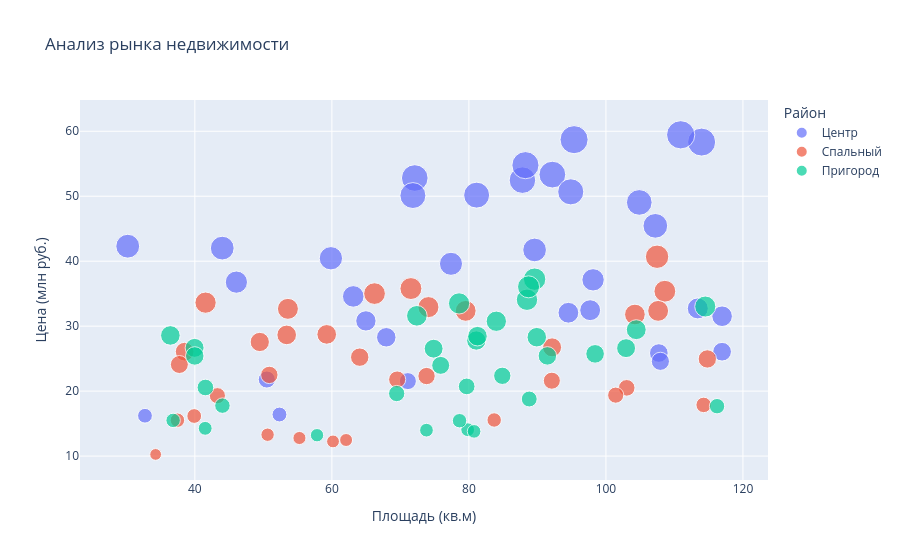

Here is the notebook cell this chart was saved with:
### Markdown cell above
<div class="alert alert-info">

Математика под капотом — это прекрасно. Идеально настроенный кластер баз данных — это гордость инженера. Но давайте смотреть правде в глаза: бизнес (и преподаватели на защите) любят глазами. Если вы покажете заказчику консоль с логами — он уснет. Если покажете красивый интерактивный дашборд — он отдаст вам свои деньги.<br><br>
В проекте <b>DataPulse</b> фронтендом выступает Streamlit. Забудьте про дефолтные синие графики из <code>matplotlib</code> 2010-х годов. Мы живем в эпоху интерактивности, где графики можно зумить, фильтровать и крутить. Разберем арсенал для визуализации.
</div>

## 📊 Категория 5: Визуализация данных и Дашборды

### 5.1 Интерактивные графики

#### 👑 Флагман: `plotly` (Plotly Express)
* **Для чего нужен:** Создавать графики, которые не стыдно вставить на сайт или в дашборд. 
* **Что делает:** Генерирует интерактивные HTML/JS графики прямо из Python. Вы можете наводить курсор на точки, отключать линии и приближать нужные зоны. Модуль `plotly.express` (px) позволяет строить шедевры одной строчкой кода.

### Code cell
!pip install plotly 
import plotly.express as px
import pandas as pd
import numpy as np

# Имитируем данные по квартирам для DataPulse (RealtyScope)
df = pd.DataFrame({
    "area_sqm": np.random.uniform(30, 120, 100),
    "price_mln": np.random.uniform(5, 30, 100),
    "district": np.random.choice(["Центр", "Спальный", "Пригород"], 100)
})
# Добавим немного логики: чем больше площадь и ближе к центру, тем дороже
df["price_mln"] += df["area_sqm"] * 0.1 
df.loc[df["district"] == "Центр", "price_mln"] *= 1.5

# Строим интерактивный Scatter Plot (диаграмма рассеяния) одной строкой!
fig = px.scatter(
    df, 
    x="area_sqm", 
    y="price_mln", 
    color="district", 
    size="price_mln", # Размер точки зависит от цены
    hover_data=["area_sqm"], # Что показывать при наведении курсора
    title="Анализ рынка недвижимости",
    labels={"area_sqm": "Площадь (кв.м)", "price_mln": "Цена (млн руб.)", "district": "Район"}
)

# В Jupyter Notebook график отобразится прямо здесь
fig.show()

### Figure 1 — Plotly figure (JSON) as saved in the notebook; plotly's stock layout.template omitted (floating-point values rounded to 4 significant figures)
{"data": [{"hovertemplate": "Район=Центр<br>Площадь (кв.м)=%{x}<br>Цена (млн руб.)=%{marker.size}<extra></extra>", "legendgroup": "Центр", "marker": {"color": "#636efa", "size": [21.79, 52.8, 28.29, 50.17, 16.4, 25.86, 52.48, 32.73, 30.81, 50.11, 16.21, 58.71, 53.33, 21.54, 42.01, 37.13, 32.46, 26.06, 41.73, 31.53, 49.05, 42.31, 54.78, 58.34, 24.59, 59.45, 36.78, 34.58, 32.06, 45.44, 40.45, 50.68, 39.6], "sizemode": "area", "sizeref": 0.1486, "symbol": "circle"}, "mode": "markers", "name": "Центр", "orientation": "v", "showlegend": true, "type": "scatter", "x": [50.5, 72.1, 67.94, 81.13, 52.35, 107.7, 87.81, 113.4, 64.97, 71.83, 32.72, 95.35, 92.18, 71.09, 44.0, 98.12, 97.7, 117.0, 89.59, 117.0, 104.9, 30.2, 88.25, 114.0, 107.9, 110.9, 46.06, 63.12, 94.52, 107.2, 59.86, 94.87, 77.38], "xaxis": "x", "y": [21.79, 52.8, 28.29, 50.17, 16.4, 25.86, 52.48, 32.73, 30.81, 50.11, 16.21, 58.71, 53.33, 21.54, 42.01, 37.13, 32.46, 26.06, 41.73, 31.53, 49.05, 42.31, 54.78, 58.34, 24.59, 59.45, 36.78, 34.58, 32.06, 45.44, 40.45, 50.68, 39.6], "yaxis": "y"}, {"hovertemplate": "Район=Спальный<br>Площадь (кв.м)=%{x}<br>Цена (млн руб.)=%{marker.size}<extra></extra>", "legendgroup": "Спальный", "marker": {"color": "#EF553B", "size": [20.5, 32.36, 12.26, 12.78, 25.23, 19.38, 26.08, 35.38, 32.67, 26.74, 35.79, 13.29, 21.79, 27.57, 40.68, 15.55, 28.65, 15.52, 24.1, 19.3, 33.62, 21.61, 28.73, 32.93, 31.8, 35.01, 22.5, 10.25, 22.32, 32.35, 24.96, 12.48, 16.17, 17.88], "sizemode": "area", "sizeref": 0.1486, "symbol": "circle"}, "mode": "markers", "name": "Спальный", "orientation": "v", "showlegend": true, "type": "scatter", "x": [103.0, 79.53, 60.17, 55.26, 64.07, 101.4, 38.51, 108.6, 53.58, 92.14, 71.54, 50.62, 69.53, 49.48, 107.5, 83.69, 53.4, 37.46, 37.74, 43.29, 41.56, 92.1, 59.24, 74.09, 104.2, 66.23, 50.87, 34.28, 73.82, 107.6, 114.8, 62.08, 39.91, 114.3], "xaxis": "x", "y": [20.5, 32.36, 12.26, 12.78, 25.23, 19.38, 26.08, 35.38, 32.67, 26.74, 35.79, 13.29, 21.79, 27.57, 40.68, 15.55, 28.65, 15.52, 24.1, 19.3, 33.62, 21.61, 28.73, 32.93, 31.8, 35.01, 22.5, 10.25, 22.32, 32.35, 24.96, 12.48, 16.17, 17.88], "yaxis": "y"}, {"hovertemplate": "Район=Пригород<br>Площадь (кв.м)=%{x}<br>Цена (млн руб.)=%{marker.size}<extra></extra>", "legendgroup": "Пригород", "marker": {"color": "#00cc96", "size": [28.3, 25.43, 14.06, 13.21, 26.66, 37.24, 27.79, 31.59, 22.36, 28.57, 29.46, 34.07, 26.61, 33.02, 26.53, 33.5, 14.27, 15.49, 25.42, 17.77, 23.96, 17.68, 25.74, 20.56, 18.78, 15.45, 36.05, 30.76, 20.73, 13.8, 28.46, 19.63, 13.99], "sizemode": "area", "sizeref": 0.1486, "symbol": "circle"}, "mode": "markers", "name": "Пригород", "orientation": "v", "showlegend": true, "type": "scatter", "x": [89.91, 91.45, 79.82, 57.83, 39.96, 89.59, 81.08, 72.4, 84.87, 36.43, 104.4, 88.48, 102.9, 114.5, 74.85, 78.56, 41.51, 36.83, 39.99, 44.02, 75.88, 116.2, 98.42, 41.54, 88.81, 78.63, 88.71, 84.0, 79.68, 80.76, 81.25, 69.46, 73.81], "xaxis": "x", "y": [28.3, 25.43, 14.06, 13.21, 26.66, 37.24, 27.79, 31.59, 22.36, 28.57, 29.46, 34.07, 26.61, 33.02, 26.53, 33.5, 14.27, 15.49, 25.42, 17.77, 23.96, 17.68, 25.74, 20.56, 18.78, 15.45, 36.05, 30.76, 20.73, 13.8, 28.46, 19.63, 13.99], "yaxis": "y"}], "layout": {"legend": {"itemsizing": "constant", "title": {"text": "Район"}, "tracegroupgap": 0}, "title": {"text": "Анализ рынка недвижимости"}, "xaxis": {"anchor": "y", "domain": [0, 1], "title": {"text": "Площадь (кв.м)"}}, "yaxis": {"anchor": "x", "domain": [0, 1], "title": {"text": "Цена (млн руб.)"}}}}
